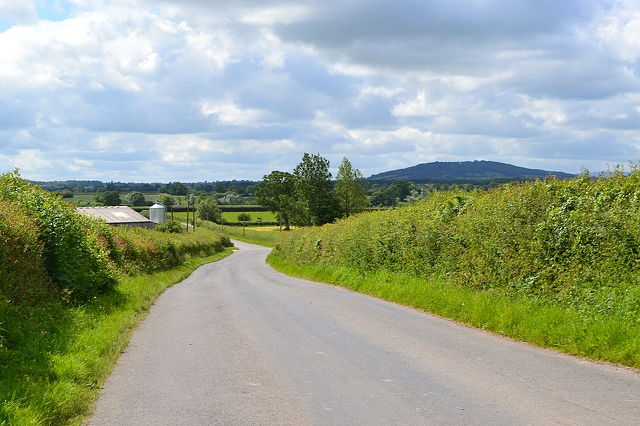
#> input picture test.jpg, 640 x 426 px
$ python -i canny.py   (imports and definitions only)
#> lines starting #> are read from the running program, lines starting #| are printed output that depends on the picture
from scipy import ndimage
import numpy as np
from PIL import Image
import cv2
from collections import namedtuple
import matplotlib.pyplot as plt


# [49 lines left out: function do_canny, not called in this run]


def calculate_gradients(img):
    img = img.astype('int32')
    kernel_x = np.array([[-1, 0, 1],
                         [-2, 0, 2],
                         [-1, 0, 1]], np.float32)
    kernel_y = np.array([[1, 2, 1],
                         [0, 0, 0],
                         [-1, -2, -1]], np.float32)
    edges_x = ndimage.convolve(img, kernel_x, mode='nearest')
    edges_y = ndimage.convolve(img, kernel_y, mode='nearest')

    gradient_mag = np.hypot(edges_x, edges_y)
    gradient_mag = cv2.normalize(gradient_mag, None, 0, 255, cv2.NORM_MINMAX)

    gradient_ang = np.arctan2(edges_y, edges_x)

    return gradient_mag, gradient_ang


# [108 lines left out: functions nonmaxsuppression, thresholding, hysteresis, save_array_as_img, not called in this run]

>>> import cv2
>>> picture = cv2.imread('test.jpg', cv2.IMREAD_GRAYSCALE)
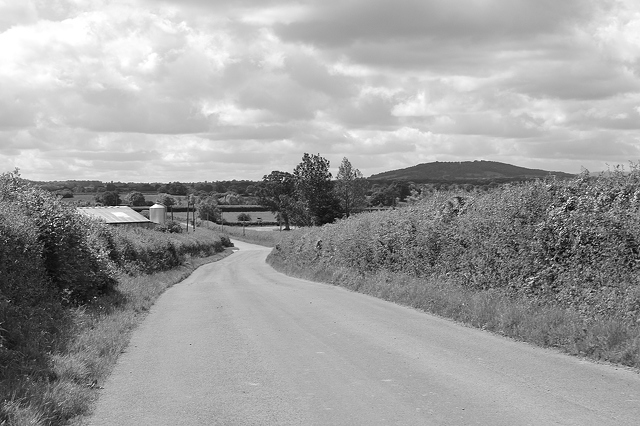
#> picture: shape (426, 640); min 0, max 255, mean 159.7
>>> result = calculate_gradients(picture)
#> in calculate_gradients, `edges_x = ndimage.convolve(img, kernel_x, mode='nearest')`:
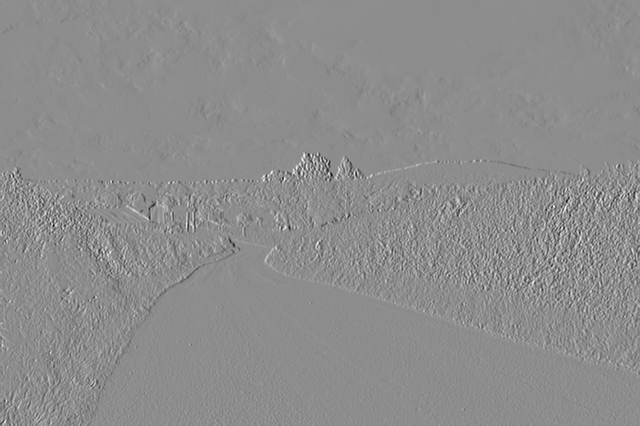
#> edges_x: shape (426, 640) int32; min -753, max 607, mean -0.3; drawn with min black and max white
#> in calculate_gradients, `edges_y = ndimage.convolve(img, kernel_y, mode='nearest')`:
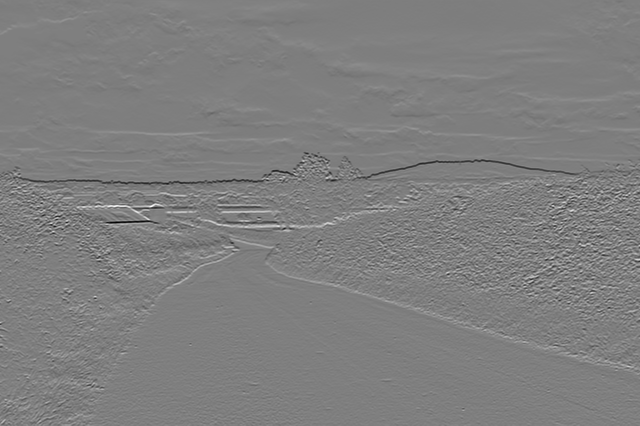
#> edges_y: shape (426, 640) int32; min -920, max 922, mean -0.7; drawn with min black and max white
#> in calculate_gradients, `gradient_mag = np.hypot(edges_x, edges_y)`:
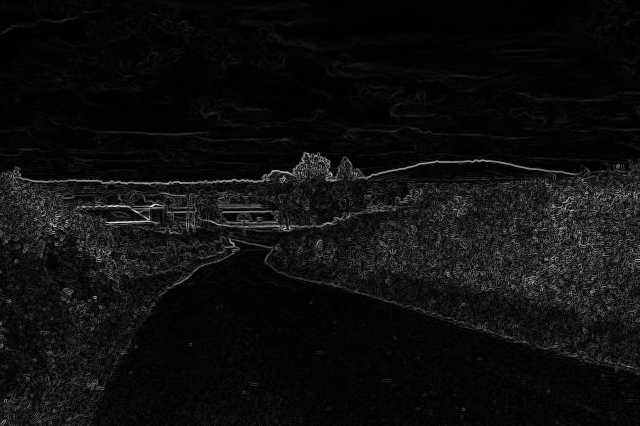
#> gradient_mag: shape (426, 640) float64; min 0, max 988.3, mean 58.2; drawn with min black and max white
#> in calculate_gradients, `gradient_ang = np.arctan2(edges_y, edges_x)`:
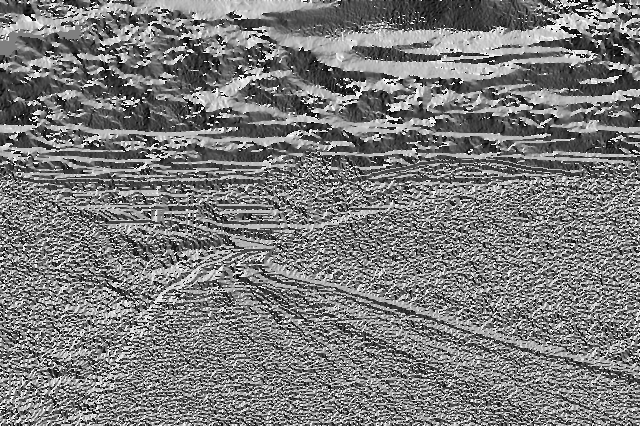
#> gradient_ang: shape (426, 640) float64; min -3.14, max 3.14, mean -0.0949; drawn with min black and max white
